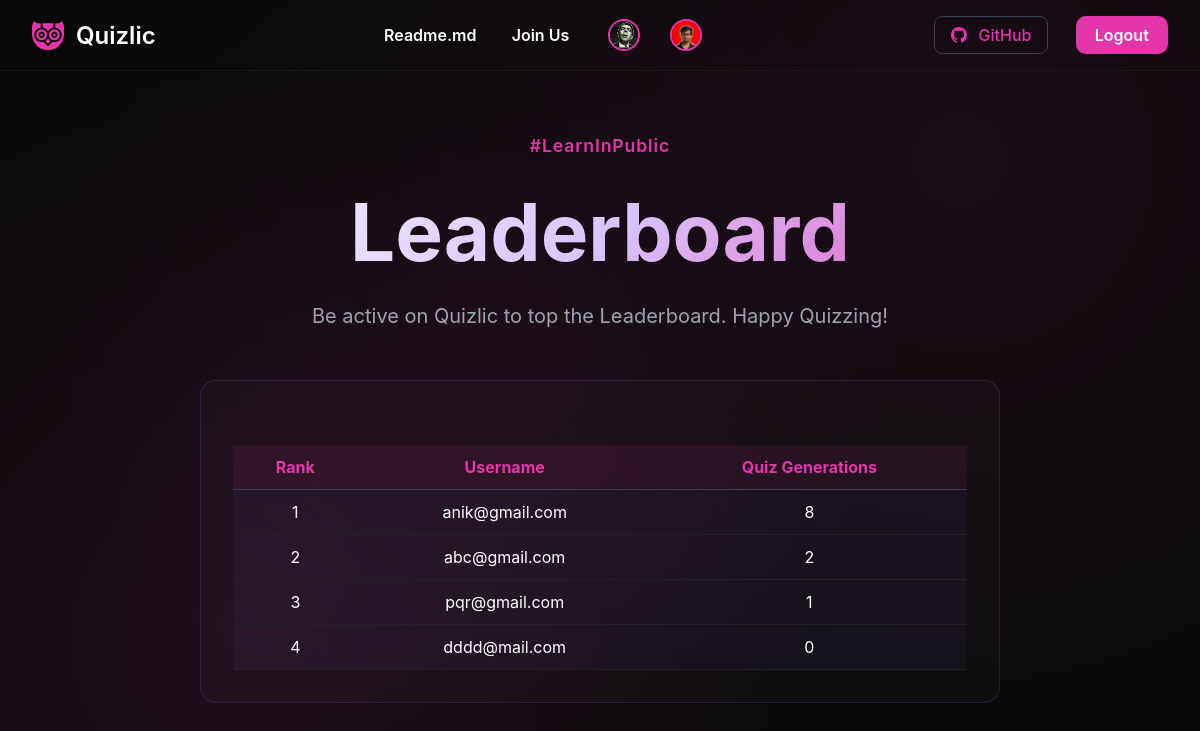
The page /leaderboard on the database as committed earlier.
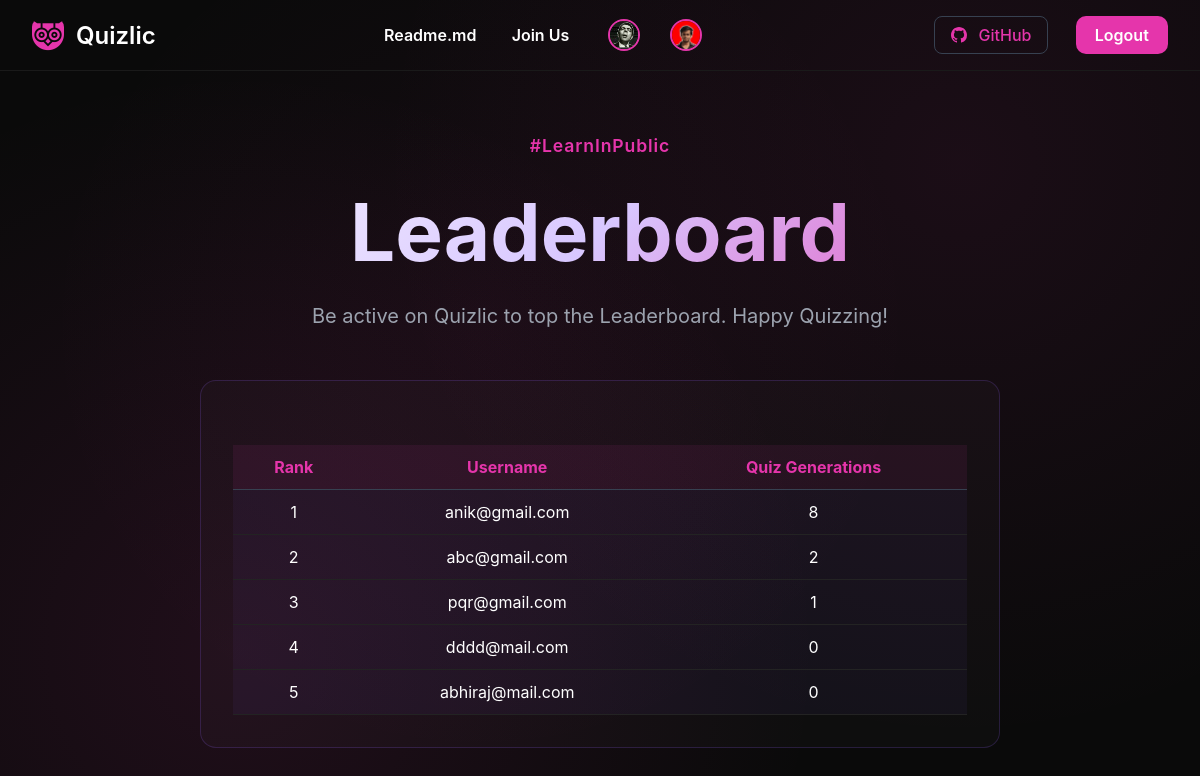
The same page on the database as committed later.
### db.py (models this page shows)
class User(Base):
    __tablename__ = "users"
    id = Column(Integer, primary_key=True, index=True)
    username = Column(String, unique=True, index=True, nullable=False)
    hashed_password = Column(String, nullable=False)
    email = Column(String, nullable=False)
    generation_count = Column(Integer, default=0)

### app.py (the view)
@app.get("/leaderboard", response_class=HTMLResponse)
def leaderboard(request: Request):
    db = SessionLocal()
    users = db.query(DBUser).order_by(DBUser.generation_count.desc()).all()
    db.close()
    return templates.TemplateResponse(
        "leaderboard.html",
        {
            "request": request,
            "users": users
        }
    )

### templates/leaderboard.html (shortened to what this page needs)
<!DOCTYPE html>
<html>
<head>
    <link rel="stylesheet" href="/static/styles.css">
</head>
<body>
    <header class="header">
        <div class="logo">
            <a href="/quiz" style="display: flex; align-items: center; gap: 0.5em; text-decoration: none;">
            <img src="/static/logo-3.png" alt="Quizlic Logo" class="logo-icon">
            <span style="color: #fff;">Quizlic</span>
            </a>
        </div>
        <nav class="nav" id="main-nav">
            <a href="https://github.com/abhirajadhikary06/Quizlic/blob/main/README.md" class="nav-link">Readme.md</a>
            <a href="https://chat.whatsapp.com/JbALaLcvsHI1d5yo3k5D3N" class="nav-link">Join Us</a>
            <a href="https://github.com/abhirajadhikary06" class="avatar-link">
                <img src="/static/avatar1.png" alt="abhirajadhikary06">
            </a>
            <a href="https://github.com/anikchand461" class="avatar-link">
                <img src="/static/avatar2.jpg" alt="anikchand461">
            </a>
        </nav>
        <div class="actions">
            <a href="https://github.com/abhirajadhikary06/Quizlic" class="btn btn-outline" style="transition: color 0.2s; color: #e535ab;">
                GitHub
            </a>
            <a href="/logout" class="btn btn-logout" style="margin-left: 0.7em; background: #e535ab; color: #fff; border-radius: 10px; padding: 0.5em 1.2em; font-weight: 600; border: none; transition: background 0.2s;">Logout</a>
        </div>
    </header>
    <div class="main-content">
                <div class="hashtag">#LearnInPublic</div>
        <h1 class="hero-title">Leaderboard</h1>
        <p class="hero-description">
            Be active on Quizlic to top the Leaderboard. Happy Quizzing!
        </p>
        <div class="quiz-container">
        <table style="width:100%; border-collapse:collapse; margin-top:2rem;">
            <thead>
                <tr style="background:rgba(229,53,171,0.08); color:#e535ab;">
                    <th style="padding:0.75rem; border-bottom:1px solid #374151;">Rank</th>
                    <th style="padding:0.75rem; border-bottom:1px solid #374151;">Username</th>
                    <th style="padding:0.75rem; border-bottom:1px solid #374151;">Quiz Generations</th>
                </tr>
            </thead>
            <tbody>
                {% for user in users %}
                <tr style="background:rgba(139,92,246,0.05); color:#fff;">
                    <td style="padding:0.75rem; border-bottom:1px solid #232323;">{{ loop.index }}</td>
                    <td style="padding:0.75rem; border-bottom:1px solid #232323;">{{ user.username }}</td>
                    <td style="padding:0.75rem; border-bottom:1px solid #232323;">{{ user.generation_count }}</td>
                </tr>
                {% endfor %}
            </tbody>
        </table>
        </div>
    </div>
</body>
</html>

### static/styles.css (style rules this page uses)
* { margin: 0; padding: 0; box-sizing: border-box; }
body { font-family: -apple-system, BlinkMacSystemFont, 'Segoe UI', Roboto, sans-serif; background: #0a0a0a; background-image: radial-gradient(circle at 20% 80%, rgba(229, 53, 171, 0.1) 0%, transparent 50%), radial-gradient(circle at 80% 20%, rgba(229, 53, 171, 0.08) 0%, transparent 50%), radial-gradient(circle at 40% 40%, rgba(229, 53, 171, 0.05) 0%, transparent 50%); color: #ffffff; min-height: 100vh; overflow-x: hidden; }
.header { display: flex; justify-content: space-between; align-items: center; padding: 1rem 2rem; border-bottom: 1px solid #1a1a1a; }
.logo { display: flex; align-items: center; gap: 0.75rem; font-size: 1.5rem; font-weight: 600; color: #ffffff; }
.logo-icon { width: 32px; height: 32px; border-radius: 8px; }
.nav { display: flex; gap: 2rem; align-items: center; }
.nav a { color: #9ca3af; text-decoration: none; font-weight: 500; transition: color 0.2s; }
.actions { display: flex; gap: 1rem; color: #e535ab; }
.btn { padding: 0.5rem 1rem; border-radius: 8px; text-decoration: none; font-weight: 500; display: flex; align-items: center; gap: 0.5rem; transition: all 0.2s; }
.btn-outline { border: 1px solid #374151; color: #9ca3af; background: transparent; }
.main-content { max-width: 1200px; margin: 0 auto; padding: 4rem 2rem; text-align: center; }
.hashtag { display: inline-block; color: #e535ab; font-weight: 600; font-size: 1.1rem; margin-bottom: 2rem; letter-spacing: 0.05em; }
.hero-title { font-size: 5rem; font-weight: bold; margin-bottom: 1.5rem; background: linear-gradient(135deg, #ffffff 0%, #d8c7ff 50%, #e535ab 100%); -webkit-background-clip: text; -webkit-text-fill-color: transparent; background-clip: text; line-height: 1.1; }
.hero-description { font-size: 1.25rem; color: #9ca3af; margin-bottom: 3rem; max-width: 600px; margin-left: auto; margin-right: auto; line-height: 1.6; }
.quiz-container { max-width: 800px; margin: 0 auto; background: rgba(255, 255, 255, 0.02); border: 1px solid rgba(139, 92, 246, 0.2); border-radius: 16px; padding: 2rem; }

### templates/leaderboard.html (style rules this page uses)
@media (min-width: 701px) { .nav { display: flex !important; flex-direction: row; align-items: center; position: static; background: none; box-shadow: none; padding: 0; width: auto; border-radius: 0; text-align: left; gap: 1.5em; } }
@media (min-width: 701px) { .nav .nav-link { font-size: 1em; color: #fff; text-decoration: none; font-weight: 600; margin: 0 0.7em 0 0; display: inline-block; } }
@media (min-width: 701px) { .nav .avatar-link { display: inline-block; margin: 0 0.2em; } }
@media (min-width: 701px) { .nav .avatar-link img { width: 32px; height: 32px; border-radius: 50%; border: 2px solid #e535ab; background: #222; vertical-align: middle; } }

Rows that differ between the two databases and show on the page:
added User: username "abhiraj@mail.com", generation_count "0"
